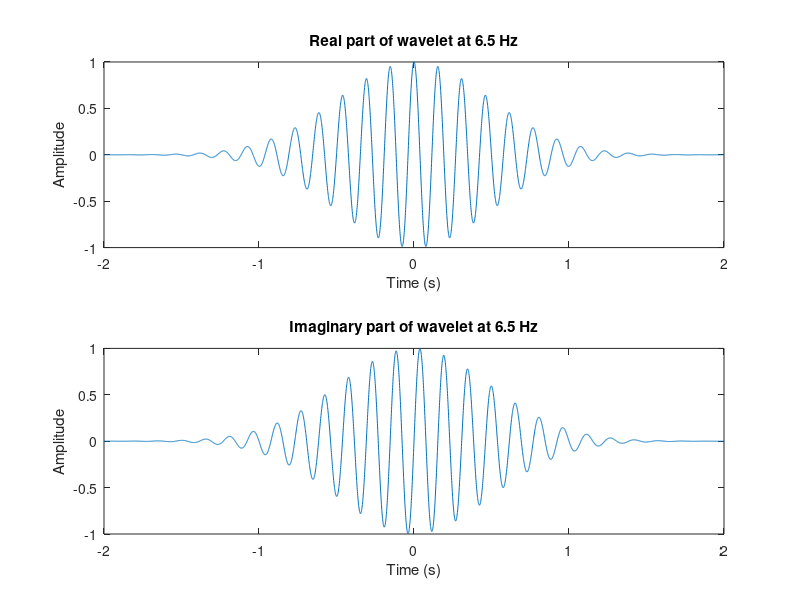
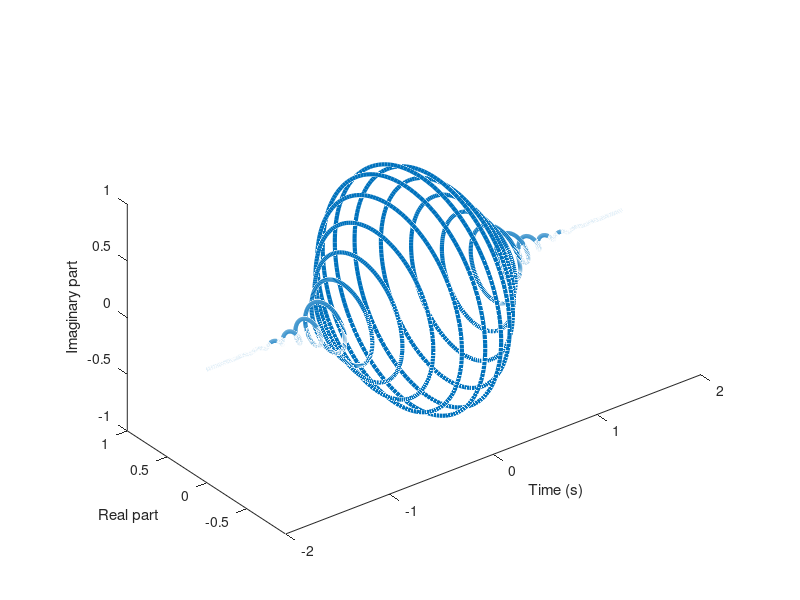
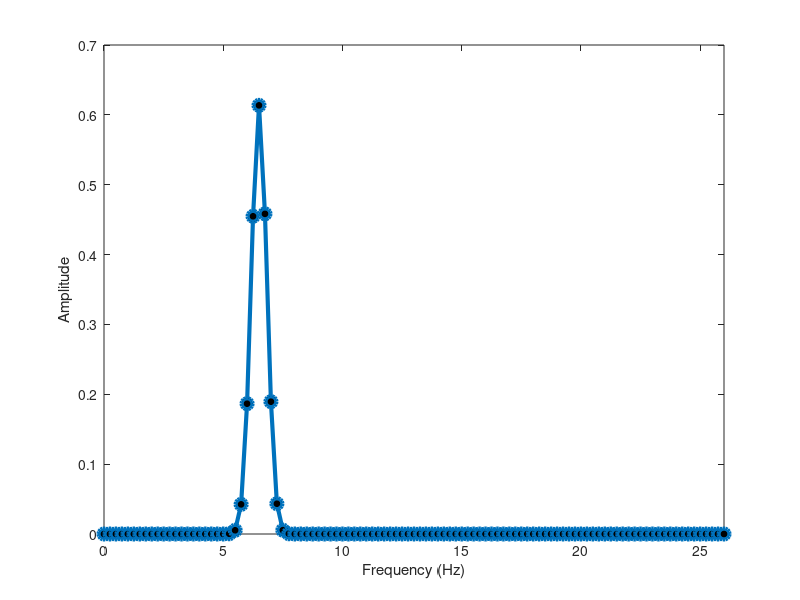
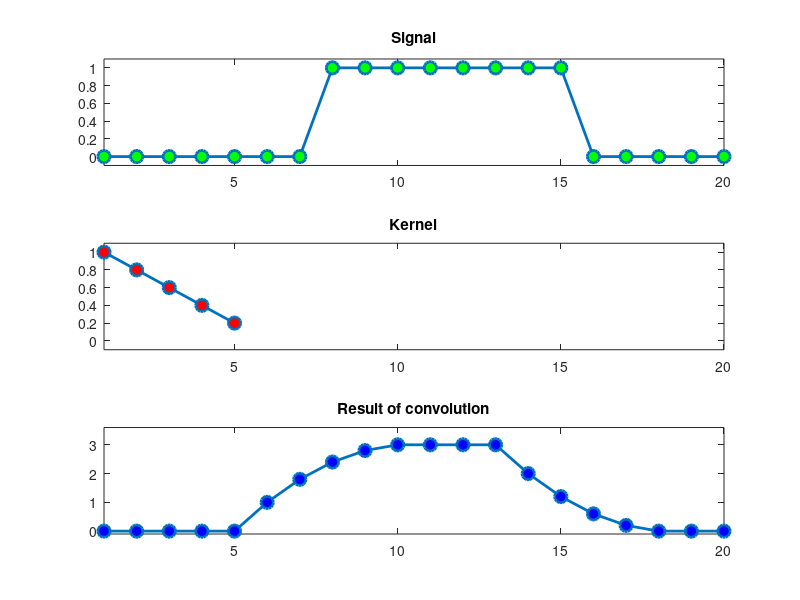

Write MATLAB code to recreate these figures, in order. (Note: this script raises an error after producing the figures.)


%% create a Morlet wavelet

srate = 1000;         % in hz
time  = -2:1/srate:2; % best practice is to have time=0 at the center of the wavelet
frex  = 6.5;          % frequency of wavelet, in Hz

% create complex sine wave
sine_wave = exp( 1i*2*pi*frex.*time );

% create Gaussian window
s = 20 / (2*pi*frex); % this is the standard deviation of the gaussian
gaus_win  = exp( (-time.^2) ./ (2*s^2) );


% now create Morlet wavelet point-wise multiplication
cmw = sine_wave .* gaus_win;


figure(1), clf

subplot(211)
plot(time,real(cmw))
xlabel('Time (s)'), ylabel('Amplitude')
title([ 'Real part of wavelet at ' num2str(frex) ' Hz' ])

subplot(212)
plot(time,imag(cmw))
xlabel('Time (s)'), ylabel('Amplitude')
title([ 'Imaginary part of wavelet at ' num2str(frex) ' Hz' ])


figure(2), clf
plot3(time,real(cmw),imag(cmw),'linew',3)
axis image
xlabel('Time (s)'), ylabel('Real part'), zlabel('Imaginary part')
rotate3d on

%% Morlet wavelet in the frequency domain

cmwX = fft(cmw)/length(cmw);

hz = linspace(0,srate/2,floor(length(cmw)/2)+1);

figure(3), clf
plot(hz,2*abs(cmwX(1:length(hz))),'o-','linew',3,'markerface','k','markersize',8)
xlabel('Frequency (Hz)'), ylabel('Amplitude')
set(gca,'xlim',[0 frex*4])

%%


%% convolution in a small example

% signal
signal = zeros(1,20);
signal(8:15)=1;

kernel = [1 .8 .6 .4 .2];

% matlab's convolution function
matlab_conv_result = conv(signal,kernel,'same');

figure(4), clf
% plot the signal (impulse or boxcar)
subplot(311)
plot(signal,'o-','linew',2,'markerface','g','markersize',9)
set(gca,'ylim',[-.1 1.1],'xlim',[1 20])
title('Signal')

% plot the kernel
subplot(312)
plot(kernel,'o-','linew',2,'markerface','r','markersize',9)
set(gca,'xlim',[1 20],'ylim',[-.1 1.1])
title('Kernel')

% plot the result of convolution
subplot(313)
plot(matlab_conv_result,'o-','linew',2,'markerface','b','markersize',9)
set(gca,'xlim',[1 20],'ylim',[-.1 3.6])
title('Result of convolution')

%% "manual" time-domain convolution

half_kernel = floor(length(kernel)/2);

% EEG data that we'll use for convolution (must be zero-padded).
dat4conv = [ zeros(1,half_kernel) signal zeros(1,half_kernel) ];

% initialize convolution output
conv_res = zeros(1,length(signal)+length(kernel)-1);

% run convolution
for ti=1:length(dat4conv)-length(kernel)
    tempdata = dat4conv(ti:ti+length(kernel)-1);
    
    % compute dot-product (don't forget to flip the kernel backwards!)
    conv_res(ti+half_kernel) = sum(tempdata*kernel(end:-1:1));
end

% cut off edges
conv_res = conv_res(half_kernel+1:end-half_kernel);

figure(5), clf

plot(conv_res,'o-','linew',2,'markerface','g','markersize',9)
hold on
plot(matlab_conv_result,'o-','linew',2,'markerface','r','markersize',3)
legend({'Time-domain convolution';'Matlab conv function'})

%%


%% convolution as frequency-domain multiplication

%% load in V1 data and pick and electrode, trial, etc.

load v1_laminar.mat

chan2use  = 6;
trial2use = 44;

% extract this bit of data for convenience in the rest of this script
data = squeeze(csd( chan2use,:,trial2use) );

%% create a Morlet wavelet

time = -2:1/srate:2-1/srate; % best practice is to have time=0 at the center of the wavelet
frex = 45; % frequency of wavelet, in Hz

% create complex sine wave
sine_wave = exp(1i*2*pi*frex*time);

% create Gaussian window
s = 7 / (2*pi*frex); % this is the standard deviation of the gaussian
gaus_win  = exp( (-time.^2) ./ (2*s^2) )

% now create Morlet wavelet
cmw  = sine_wave .* gaus_win;

%% define convolution parameters

nData = length(data);
nKern = length(cmw);
nConv = nData + nKern - 1;

%% FFTs

% note that the "N" parameter is the length of convolution, NOT the length
% of the original signals! Super-important!


% FFT of wavelet, and amplitude-normalize in the frequency domain
cmwX = fft(cmw,nConv);
cmwX = cmwX ./ max(cmwX);


% FFT of data
dataX = fft(data,nConv);



% now for convolution...
conv_res = dataX.*cmwX;


% compute hz for plotting
hz = linspace(0,srate/2,floor(nConv/2)+1);

%% some plots...

figure(6), clf

% plot power spectrum of data
subplot(311)
plot(hz,2*abs(dataX(1:length(hz))/length(data)))
set(gca,'xlim',[0 frex*2])

% plot power spectrum of wavelet
subplot(312)
plot(hz,abs(cmwX(1:length(hz))))
set(gca,'xlim',[0 frex*2])

% plot power spectrum of convolution result
subplot(313)
plot(hz,2*abs(conv_res(1:length(hz))/length(data)))
set(gca,'xlim',[0 frex*2])


%% now back to the time domain

% note the differences in lengths of these signals
length(conv_res)
length(data)


% take inverse Fourier transform
conv_res_timedomain = ifft(conv_res);


% cut 1/2 of the length of the wavelet from the beginning and from the end
half_wav = floor( length(cmw)/2 )+1;
conv_res_timedomain = conv_res_timedomain(half_wav-1:end-half_wav);


% and plot
figure(7), clf
plot(timevec,data,'k')
hold on
zoom on
plot(timevec,2*real(conv_res_timedomain),'r','linew',2)
set(gca,'xlim',[-.5 1.5])
legend({'LFP data';'convolution-filtered data'})

%%


%% extract power and phase from many frequencies in wavelet convolution

load sampleEEGdata.mat

% wavelet parameters
min_freq =  2;
max_freq = 40;
num_frex = 37;

channel2use = 'pz';


% set range for variable number of wavelet cycles
range_cycles = [ 4 10 ];

% other wavelet parameters
frex  = logspace(log10(min_freq),log10(max_freq),num_frex);
nCycs = logspace(log10(range_cycles(1)),log10(range_cycles(end)),num_frex);
time  = -2:1/EEG.srate:2;
half_wave = (length(time)-1)/2;

% FFT parameters
nWave = length(time);
nData = EEG.pnts*EEG.trials;
nConv = nWave+nData-1;


% FFT of data (doesn't change on frequency iteration)
dataX = fft( reshape(EEG.data(strcmpi(channel2use,{EEG.chanlocs.labels}),:,:),1,nData) ,nConv);

% initialize output time-frequency data
tf = zeros(num_frex,EEG.pnts,2);

% loop over frequencies
for fi=1:num_frex
    
    % create wavelet and get its FFT
    s = nCycs(fi)/(2*pi*frex(fi));
    wavelet  = exp(2*1i*pi*frex(fi).*time) .* exp(-time.^2./(2*s^2));
    waveletX = fft(wavelet,nConv);
    waveletX = waveletX./max(waveletX);
    
    % run convolution
    as = ifft(waveletX.*dataX,nConv);
    as = as(half_wave+1:end-half_wave);
as2 = reshape(as,EEG.pnts,EEG.trials);
    
    % compute amplitude (envelope) and average over trials
    tf(fi,:,1) = mean(abs(as2),2);
    
    %compute bandpassfiltered data, envelope and phase for quasi-continous
    %data (original data is epoched data which is used as quasi continous
    %here for demonstration.
    
    tfbandpass(fi,:) =real(as);  
     tfenvelope(fi,:) =abs(as);
     tfphase(fi,:) = angle(as);
    
    % compute ITPC
    tf(fi,:,2) = abs(mean(exp( 1i*(angle(as2))),2));
end


figure 
subplot(2,1,1)
plot(squeeze(tfbandpass(4,1:5000)))
hold on
plot(squeeze(tfenvelope(4,1:5000)))
title('Bandpass and Envelope')
xlabel('Time')
ylabel('Amplitude')
subplot(2,1,2)
plot(squeeze(tfphase(4,1:5000)))
title('Phase')
xlabel('Time')
ylabel('Phase')
% plot results
figure(8), clf

subplot(211)
contourf(EEG.times,frex,squeeze(tf(:,:,1)),40,'linecolor','none')
set(gca,'clim',[0 3],'ydir','normal','xlim',[-300 1000])
title('Power')
xlabel('Time (ms)'), ylabel('Frequency (Hz)')

subplot(212)
contourf(EEG.times,frex,squeeze(tf(:,:,2)),40,'linecolor','none')
set(gca,'clim',[0 .6],'ydir','normal','xlim',[-300 1000])
title('ITPC')
xlabel('Time (ms)'), ylabel('Frequency (Hz)')

%%
